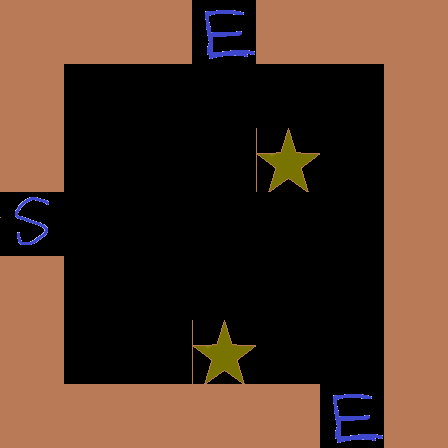

This game map was drawn from its Tiled (.tmx) file and the tilesets committed beside it. A one-line description and the full map source follow:
An orthogonal 7x7 tile map with 64x64 px tiles, 2 tile layers (Tile Layer 1, Tile Layer 2), 2 tilesets.

<map version="1.0" orientation="orthogonal" renderorder="right-down" width="7" height="7" tilewidth="64" tileheight="64" nextobjectid="1">
 <tileset firstgid="1" name="SinglePipeTileset" tilewidth="64" tileheight="64" tilecount="16" columns="4">
  <image source="SinglePipeTileset.png" width="256" height="256" />
 </tileset>
 <tileset firstgid="17" name="ObjectsTileSet" tilewidth="64" tileheight="64" tilecount="16" columns="4">
  <image source="ObjectsTileSet.png" width="256" height="256" />
 </tileset>
 <layer name="Tile Layer 1" width="7" height="7">
  <data>
   <tile gid="0" />
   <tile gid="0" />
   <tile gid="0" />
   <tile gid="9" />
   <tile gid="0" />
   <tile gid="0" />
   <tile gid="0" />
   <tile gid="0" />
   <tile gid="4" />
   <tile gid="11" />
   <tile gid="12" />
   <tile gid="7" />
   <tile gid="3" />
   <tile gid="0" />
   <tile gid="0" />
   <tile gid="2" />
   <tile gid="1" />
   <tile gid="13" />
   <tile gid="14" />
   <tile gid="8" />
   <tile gid="0" />
   <tile gid="10" />
   <tile gid="14" />
   <tile gid="11" />
   <tile gid="15" />
   <tile gid="3" />
   <tile gid="1" />
   <tile gid="0" />
   <tile gid="0" />
   <tile gid="2" />
   <tile gid="1" />
   <tile gid="13" />
   <tile gid="11" />
   <tile gid="3" />
   <tile gid="0" />
   <tile gid="0" />
   <tile gid="5" />
   <tile gid="10" />
   <tile gid="6" />
   <tile gid="5" />
   <tile gid="8" />
   <tile gid="0" />
   <tile gid="0" />
   <tile gid="0" />
   <tile gid="0" />
   <tile gid="0" />
   <tile gid="0" />
   <tile gid="9" />
   <tile gid="0" />
  </data>
 </layer>
 <layer name="Tile Layer 2" width="7" height="7">
  <data>
   <tile gid="17" />
   <tile gid="17" />
   <tile gid="17" />
   <tile gid="20" />
   <tile gid="17" />
   <tile gid="17" />
   <tile gid="17" />
   <tile gid="17" />
   <tile gid="0" />
   <tile gid="0" />
   <tile gid="0" />
   <tile gid="0" />
   <tile gid="0" />
   <tile gid="17" />
   <tile gid="17" />
   <tile gid="0" />
   <tile gid="0" />
   <tile gid="0" />
   <tile gid="18" />
   <tile gid="0" />
   <tile gid="17" />
   <tile gid="19" />
   <tile gid="0" />
   <tile gid="0" />
   <tile gid="0" />
   <tile gid="0" />
   <tile gid="0" />
   <tile gid="17" />
   <tile gid="17" />
   <tile gid="0" />
   <tile gid="0" />
   <tile gid="0" />
   <tile gid="0" />
   <tile gid="0" />
   <tile gid="17" />
   <tile gid="17" />
   <tile gid="0" />
   <tile gid="0" />
   <tile gid="18" />
   <tile gid="0" />
   <tile gid="0" />
   <tile gid="17" />
   <tile gid="17" />
   <tile gid="17" />
   <tile gid="17" />
   <tile gid="17" />
   <tile gid="17" />
   <tile gid="20" />
   <tile gid="17" />
  </data>
 </layer>
</map>
